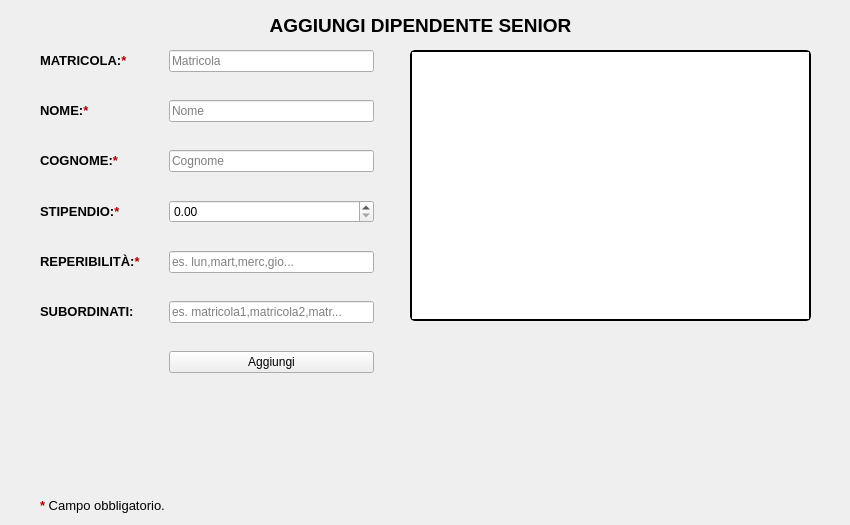
    <widget class="QWidget" name="PageDipendenteSenior">
     <widget class="QLabel" name="label_2">
      <property name="geometry">
       <rect>
        <x>0</x>
        <y>10</y>
        <width>841</width>
        <height>31</height>
       </rect>
      </property>
      <property name="text">
       <string>&lt;html&gt;&lt;head/&gt;&lt;body&gt;&lt;p align=&quot;center&quot;&gt;&lt;span style=&quot; font-size:14pt; font-weight:600;&quot;&gt;AGGIUNGI DIPENDENTE SENIOR&lt;/span&gt;&lt;/p&gt;&lt;/body&gt;&lt;/html&gt;</string>
      </property>
     </widget>
     <widget class="QListWidget" name="OnlySeniorListWidget">
      <property name="geometry">
       <rect>
        <x>410</x>
        <y>50</y>
        <width>401</width>
        <height>271</height>
       </rect>
      </property>
      <property name="toolTip">
       <string>Finestra dipendenti senior</string>
      </property>
      <property name="styleSheet">
       <string notr="true">border: 2px solid black;
border-radius: 5%;</string>
      </property>
     </widget>
     <widget class="QLabel" name="label_11">
      <property name="geometry">
       <rect>
        <x>40</x>
        <y>495</y>
        <width>291</width>
        <height>21</height>
       </rect>
      </property>
      <property name="text">
       <string>&lt;html&gt;&lt;head/&gt;&lt;body&gt;&lt;p&gt;&lt;span style=&quot; font-size:10pt; font-weight:600; color:#aa0000;&quot;&gt;* &lt;/span&gt;&lt;span style=&quot; font-size:10pt; color:#000000;&quot;&gt;Campo obbligatorio.&lt;/span&gt;&lt;/p&gt;&lt;/body&gt;&lt;/html&gt;</string>
      </property>
     </widget>
     <widget class="QWidget" name="layoutWidget">
      <property name="geometry">
       <rect>
        <x>40</x>
        <y>50</y>
        <width>341</width>
        <height>451</height>
       </rect>
      </property>
      <layout class="QFormLayout" name="formLayout">
       <property name="sizeConstraint">
        <enum>QLayout::SetDefaultConstraint</enum>
       </property>
       <property name="fieldGrowthPolicy">
        <enum>QFormLayout::AllNonFixedFieldsGrow</enum>
       </property>
       <property name="rowWrapPolicy">
        <enum>QFormLayout::WrapLongRows</enum>
       </property>
       <property name="horizontalSpacing">
        <number>28</number>
       </property>
       <property name="verticalSpacing">
        <number>28</number>
       </property>
       <property name="topMargin">
        <number>0</number>
       </property>
       <property name="rightMargin">
        <number>7</number>
       </property>
       <item row="0" column="0">
        <widget class="QLabel" name="label_5">
         <property name="text">
          <string>&lt;html&gt;&lt;head/&gt;&lt;body&gt;&lt;p&gt;&lt;span style=&quot; font-size:10pt; font-weight:600;&quot;&gt;MATRICOLA:&lt;/span&gt;&lt;span style=&quot; font-size:10pt; font-weight:600; color:#aa0000;&quot;&gt;*&lt;/span&gt;&lt;/p&gt;&lt;/body&gt;&lt;/html&gt;</string>
         </property>
        </widget>
       </item>
       <item row="0" column="1">
        <widget class="QLineEdit" name="InputMatricola_Senior">
         <property name="toolTip">
          <string>Inserisci matricola</string>
         </property>
         <property name="placeholderText">
          <string>Matricola</string>
         </property>
        </widget>
       </item>
       <item row="1" column="0">
        <widget class="QLabel" name="label_6">
         <property name="text">
          <string>&lt;html&gt;&lt;head/&gt;&lt;body&gt;&lt;p&gt;&lt;span style=&quot; font-size:10pt; font-weight:600;&quot;&gt;NOME:&lt;/span&gt;&lt;span style=&quot; font-size:10pt; font-weight:600; color:#aa0000;&quot;&gt;*&lt;/span&gt;&lt;/p&gt;&lt;/body&gt;&lt;/html&gt;</string>
         </property>
        </widget>
       </item>
       <item row="1" column="1">
        <widget class="QLineEdit" name="InputNome_Senior">
         <property name="toolTip">
          <string>Inesrisci nome</string>
         </property>
         <property name="placeholderText">
          <string>Nome</string>
         </property>
        </widget>
       </item>
       <item row="2" column="0">
        <widget class="QLabel" name="label_7">
         <property name="text">
          <string>&lt;html&gt;&lt;head/&gt;&lt;body&gt;&lt;p&gt;&lt;span style=&quot; font-size:10pt; font-weight:600;&quot;&gt;COGNOME:&lt;/span&gt;&lt;span style=&quot; font-size:10pt; font-weight:600; color:#aa0000;&quot;&gt;*&lt;/span&gt;&lt;/p&gt;&lt;/body&gt;&lt;/html&gt;</string>
         </property>
        </widget>
       </item>
       <item row="2" column="1">
        <widget class="QLineEdit" name="InputCognome_Senior">
         <property name="toolTip">
          <string>Inserisci cognome</string>
         </property>
         <property name="placeholderText">
          <string>Cognome</string>
         </property>
        </widget>
       </item>
       <item row="3" column="0">
        <widget class="QLabel" name="label_8">
         <property name="text">
          <string>&lt;html&gt;&lt;head/&gt;&lt;body&gt;&lt;p&gt;&lt;span style=&quot; font-size:10pt; font-weight:600;&quot;&gt;STIPENDIO:&lt;/span&gt;&lt;span style=&quot; font-size:10pt; font-weight:600; color:#aa0000;&quot;&gt;*&lt;/span&gt;&lt;/p&gt;&lt;/body&gt;&lt;/html&gt;</string>
         </property>
        </widget>
       </item>
       <item row="3" column="1">
        <widget class="QDoubleSpinBox" name="InputStipendio_Senior">
         <property name="toolTip">
          <string>Inserisci stipendio</string>
         </property>
         <property name="maximum">
          <double>10000.000000000000000</double>
         </property>
         <property name="singleStep">
          <double>100.000000000000000</double>
         </property>
        </widget>
       </item>
       <item row="4" column="0">
        <widget class="QLabel" name="label_9">
         <property name="text">
          <string>&lt;html&gt;&lt;head/&gt;&lt;body&gt;&lt;p&gt;&lt;span style=&quot; font-size:10pt; font-weight:600;&quot;&gt;REPERIBILITÀ:&lt;/span&gt;&lt;span style=&quot; font-size:10pt; font-weight:600; color:#aa0000;&quot;&gt;*&lt;/span&gt;&lt;/p&gt;&lt;/body&gt;&lt;/html&gt;</string>
         </property>
        </widget>
       </item>
       <item row="4" column="1">
        <widget class="QLineEdit" name="InputReperibilita_Senior">
         <property name="toolTip">
          <string>Inserisci giorni reperibilità</string>
         </property>
         <property name="placeholderText">
          <string>es. lun,mart,merc,gio...</string>
         </property>
        </widget>
       </item>
       <item row="5" column="0">
        <widget class="QLabel" name="label_10">
         <property name="text">
          <string>&lt;html&gt;&lt;head/&gt;&lt;body&gt;&lt;p&gt;&lt;span style=&quot; font-size:10pt; font-weight:600;&quot;&gt;SUBORDINATI:&lt;/span&gt;&lt;/p&gt;&lt;/body&gt;&lt;/html&gt;</string>
         </property>
        </widget>
       </item>
       <item row="5" column="1">
        <widget class="QLineEdit" name="InputSubordinati_Senior">
         <property name="toolTip">
          <string>Inserisci subordinati al dipendente</string>
         </property>
         <property name="placeholderText">
          <string>es. matricola1,matricola2,matr...</string>
         </property>
        </widget>
       </item>
       <item row="6" column="1">
        <widget class="QPushButton" name="AddDipendenteSenior_btn">
         <property name="text">
          <string>Aggiungi</string>
         </property>
        </widget>
       </item>
      </layout>
     </widget>
    </widget>
